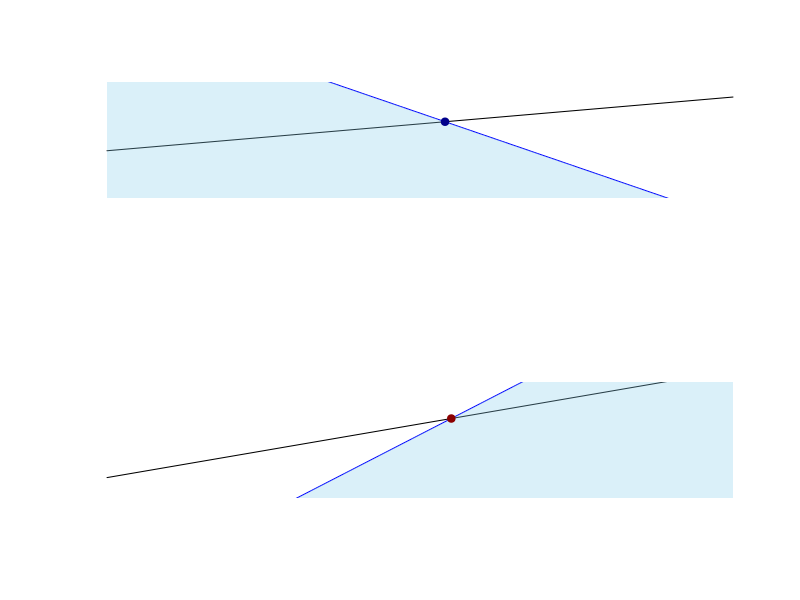
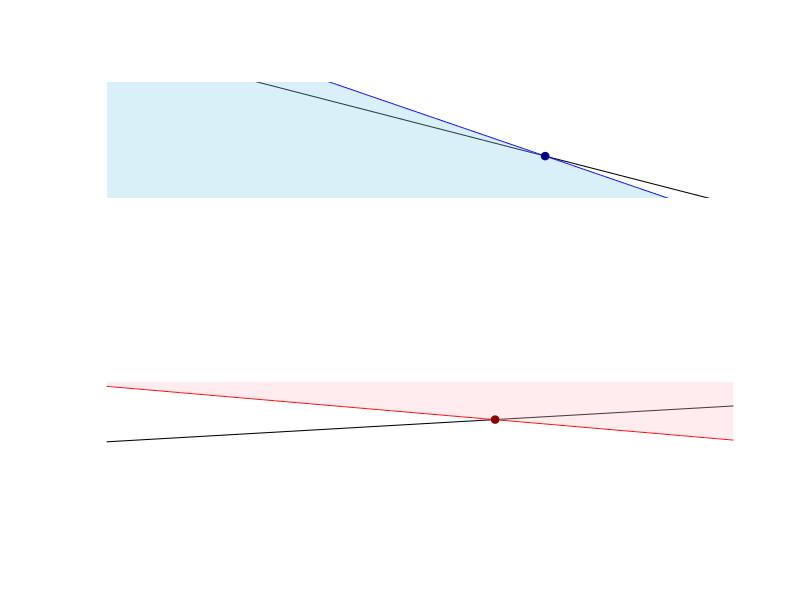
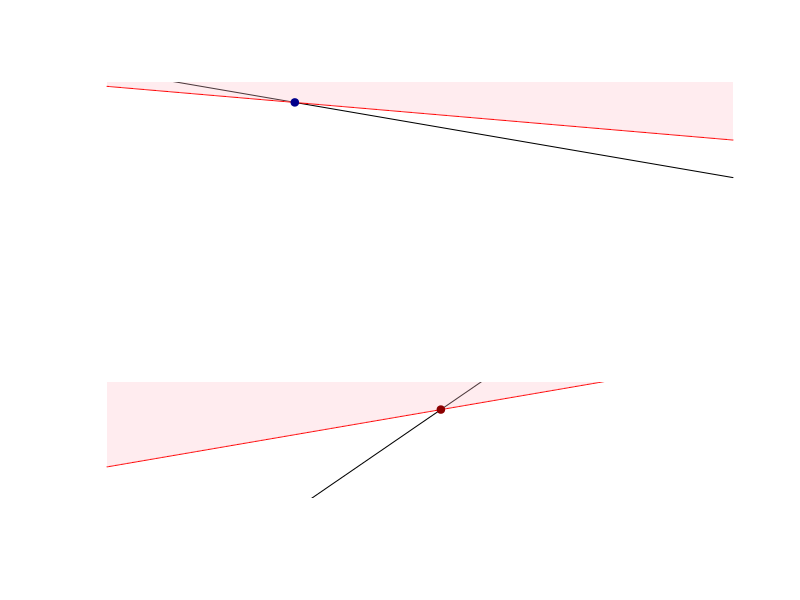

The R script that drew these images, in order:
xs = seq(-10,10,by=0.1)


par(mfrow=c(2,1))


# Here is a slope of opposite sign and blue.
a1 = 1/2
b1 = 3
a2 = -2
b2 = 5
sol = (b2-b1)/(a1-a2)
plot(xs,a1*xs+b1,type="l",col="black",xlab=NA,ylab=NA,
     xlim=c(-10,10),ylim=c(-10,10),axes=0)
lines(xs,a2*xs+b2,col="blue")
polygon(c(xs,rev(xs)),c(a2*xs+b2,a2*rev(xs)+b2-100),
        col=adjustcolor("skyblue",alpha.f=0.3),border = NA)
points(sol,a1*sol+b1,col="darkblue",pch=21,bg="darkblue")

# Here is a slope of opposite sign and blue - red!
a1 = 1
b1 = 3
a2 = 3
b2 = 1
sol = (b2-b1)/(a1-a2)
plot(xs,a1*xs+b1,type="l",col="black",xlab=NA,ylab=NA,
     xlim=c(-10,10),ylim=c(-10,10),axes=0)
lines(xs,a2*xs+b2,col="blue")
polygon(c(xs,rev(xs)),c(a2*xs+b2,a2*rev(xs)+b2-100),
        col=adjustcolor("skyblue",alpha.f=0.3),border = NA)
points(sol,a1*sol+b1,col="darkred",pch=21,bg="darkred")

# Here is a slope of opposite sign and blue.
a1 = -1.5
b1 = 3
a2 = -2
b2 = 5
sol = (b2-b1)/(a1-a2)
plot(xs,a1*xs+b1,type="l",col="black",xlab=NA,ylab=NA,
     xlim=c(-10,10),ylim=c(-10,10),axes=0)
lines(xs,a2*xs+b2,col="blue")
polygon(c(xs,rev(xs)),c(a2*xs+b2,a2*rev(xs)+b2-100),
        col=adjustcolor("skyblue",alpha.f=0.3),border = NA)
points(sol,a1*sol+b1,col="darkblue",pch=21,bg="darkblue")



# Here is a slope of opposite sign and red.
a1 = 1/3
b1 = 3
a2 = -1/2
b2 = 5
sol = (b2-b1)/(a1-a2)
plot(xs,a1*xs+b1,type="l",col="black",xlab=NA,ylab=NA,
     xlim=c(-10,10),ylim=c(-10,10),axes=0)
lines(xs,a2*xs+b2,col="red")
polygon(c(xs,rev(xs)),c(a2*xs+b2,a2*rev(xs)+b2+100),
        col=adjustcolor("pink",alpha.f=0.3),border = NA)
points(sol,a1*sol+b1,col="darkred",pch=21,bg="darkred")


# Here is a slope of opposite sign and red.
a1 = -1
b1 = 3
a2 = -1/2
b2 = 5
sol = (b2-b1)/(a1-a2)
plot(xs,a1*xs+b1,type="l",col="black",xlab=NA,ylab=NA,
     xlim=c(-10,10),ylim=c(-10,10),axes=0)
lines(xs,a2*xs+b2,col="red")
polygon(c(xs,rev(xs)),c(a2*xs+b2,a2*rev(xs)+b2+100),
        col=adjustcolor("pink",alpha.f=0.3),border = NA)
points(sol,a1*sol+b1,col="darkblue",pch=19,bg="darkblue")



# Here is a slope of opposite sign and red.
a1 = 4
b1 = 3
a2 = 1
b2 = 5
sol = (b2-b1)/(a1-a2)
plot(xs,a1*xs+b1,type="l",col="black",xlab=NA,ylab=NA,
     xlim=c(-10,10),ylim=c(-10,10),axes=0)
lines(xs,a2*xs+b2,col="red")
polygon(c(xs,rev(xs)),c(a2*xs+b2,a2*rev(xs)+b2+100),
        col=adjustcolor("pink",alpha.f=0.3),border = NA)
points(sol,a1*sol+b1,col="darkred",pch=19,bg="darkred")



